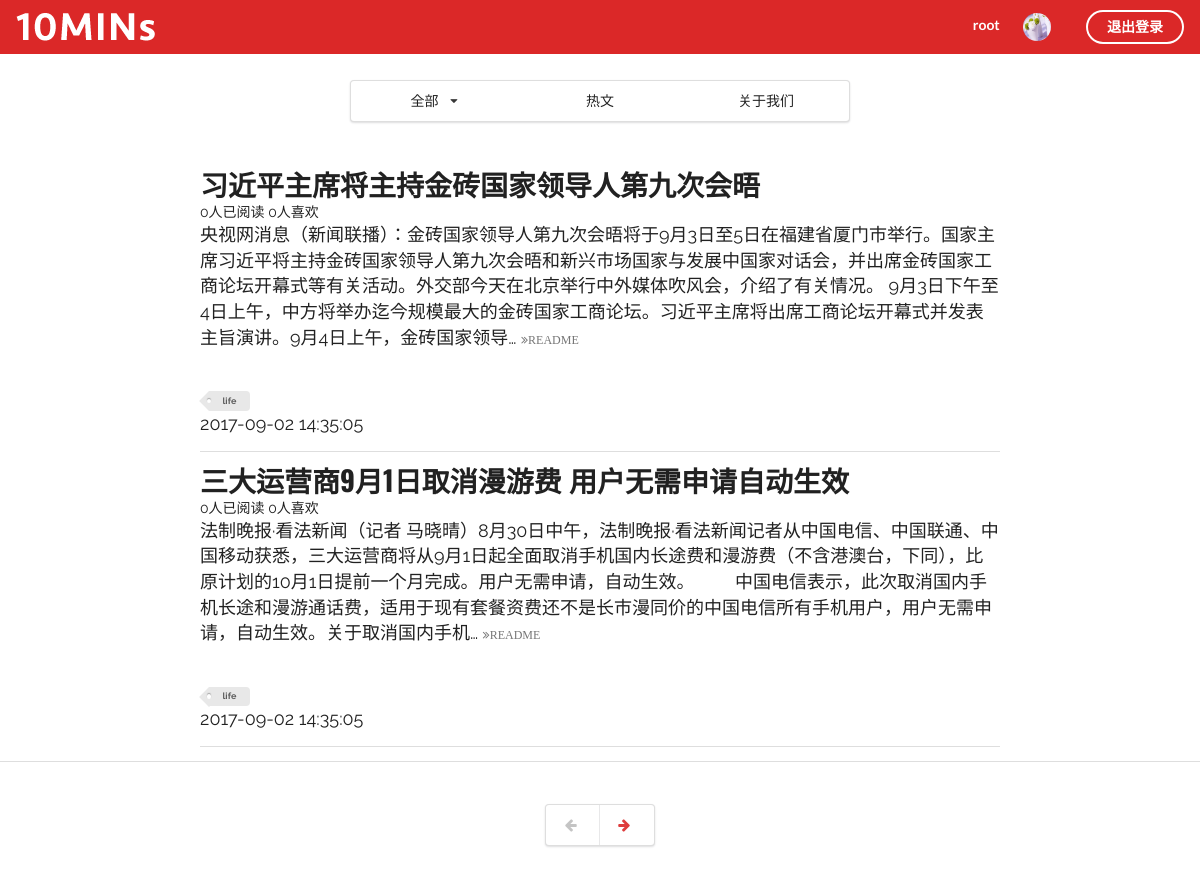
Screenshot of /index/?tag=life&page= (signed in) with the database file from the repository.
### getExercise/models.py (models this page shows, shortened)
class UserProfile(models.Model):
    belong_to = models.OneToOneField(to=User, related_name='profile')
    profile_image = models.FileField(upload_to='profile_image')

class Article(models.Model):
    headline = models.CharField('标题', null=True, blank=True, max_length=500)
    content = models.TextField('文章正文', null=True, blank=True)
    img = models.CharField('文章附图', null=True, blank=True, max_length=500)
    views = models.IntegerField(default=0)
    favs = models.IntegerField(default=0)
    createtime = models.DateTimeField('创建时间', default=timezone.now)
    TAG_CHOICES = (
        ('知识', 'Tech'),
        ('生活', 'Life'),
    )
    tag = models.CharField(null=True, blank=True, max_length=5, choices=TAG_CHOICES)
    cover = models.FileField(upload_to='cover_image', null=True)

### getExercise/views.py (the view)
# urls.py: url(r'^index/', index, name='index'),
def index(request):
    context = {}
    queryset = request.GET.get('tag')
    if queryset:
        article_list = Article.objects.filter(tag=queryset)
    else:
        article_list = Article.objects.all()
    page_robot = Paginator(article_list, 2)
    page_num = request.GET.get('page')
    try:
        article_list = page_robot.page(page_num)
    except EmptyPage:
        article_list = page_robot.page(page_robot.num_pages)
    except PageNotAnInteger:
        article_list = page_robot.page(1)
    context['article_list'] = article_list
    return render(request, 'index.html', context)

### getExercise/templates/index.html (shortened to what this page needs)
<!DOCTYPE html>
{% load staticfiles %}
<html>
<head>
    <link rel="stylesheet" href="{% static 'css/semantic.css' %}" media="screen" title="no title" charset="utf-8">
</head>
<body>
<div class="ui inverted top fixed menu borderless red menu">
    <div class="header item">
        <div class="ui image">
            <img src="{% static 'images/tenlogo.png' %}" alt="">
        </div>
    </div>
    <div class="right menu">
        {% if request.user.is_authenticated %}
            <div class="item">
                <h5 class="ui inverted header">
                    <span style="margin-right: 20px;">{{ request.user.username }}</span>
                    <div class="ui avatar image">
                        {% if request.user.profile.profile_image %}
                            <img src="/upload/{{ request.user.profile.profile_image }}" alt="">
                        {% else %}
                            <img src="{% static 'images/default.png' %}" alt="">
                        {% endif %}
                    </div>
                </h5>
            </div>
            <div class="item">
                <a href="{% url 'login' %}" class="ui inverted circular button">退出登录</a>
            </div>
        {% endif %}
    </div>
</div>
<div class="ui inverted  container nav">
    <div class="ui three borderless item menu">
        <div class="ui simple dropdown item">
            全部
            <i class="dropdown icon"></i>
        </div>
        <a class="item">
            热文
        </a>
        <a class="item">
            关于我们
        </a>
    </div>
</div>
<div class="ui vertical segment">
    {% for article in article_list %}
        <div class="ui container vertical segment">
            <a href="{% url 'detail' article.id %}">
                <h1 class="ui header">
                    {{ article.headline }}
                </h1>
            </a>
            {{ article.views }}人已阅读
            {{ article.favs }}人喜欢
            <p>
                {{ article.content|truncatechars:200 }}
                <a href="{% url 'detail' article.id %}">
                    <i class="angle tiny double grey right icon">README</i>
                </a>
            </p>
            <div class="image">
            </div>
            <div class="ui mini tag label">
                {{ article.tag }}
            </div>
            <p class="center">
                {{ article.createtime|date:"Y-m-d H:i:s" }}
            </p>
        </div>
    {% endfor %}
</div>
<div class="ui center aligned vertical very padded segment container">
    <div class="ui pagination menu">
        {% if article_list.has_previous %}
            <a href="?page={{ article_list.previous_page_number }}" class="item">
                <i class="icon red left arrow"></i>
            </a>
        {% else %}
            <a href="?page={{ article_list.start_index }}" class="disabled item">
                <i class="icon left arrow"></i>
            </a>
        {% endif %}
        {% if article_list.has_next %}
            <a href="?page={{ article_list.next_page_number }}" class=" item">
                <i class="icon red right arrow"></i>
            </a>
        {% else %}
            <a href="?page={{ article_list.end_index }}" class="disabled item">
                <i class="icon right arrow"></i>
            </a>
        {% endif %}
    </div>
</div>
</body>
</html>

### rows the page displays
Article: headline "习近平主席将主持金砖国家领导人第九次会晤", views "0", favs "0", content "央视网消息（新闻联播）：金砖国家领导人第九次会晤将于9月3日至5日在福建省厦门市举行。国家主席习近平将主持金砖国家领导人第九次会晤和新兴市场国家与发展中国家对话会，并出席金砖国家工商论坛开幕式等有关活动。外交部今天在北京举行中外媒体吹风会，介绍了有关情况。 9月3日下午至4日上午，中方将举办迄今规模最大的金砖国家工商论坛。习近平主席将出席工商论坛开幕式并发表主旨演讲。9月4日上午，金砖国家领导…", tag "life", createtime "2017-09-02 14:35:05"
Article: headline "三大运营商9月1日取消漫游费 用户无需申请自动生效", views "0", favs "0", content "法制晚报·看法新闻（记者 马晓晴）8月30日中午，法制晚报·看法新闻记者从中国电信、中国联通、中国移动获悉，三大运营商将从9月1日起全面取消手机国内长途费和漫游费（不含港澳台，下同），比原计划的10月1日提前一个月完成。用户无需申请，自动生效。 中国电信表示，此次取消国内手机长途和漫游通话费，适用于现有套餐资费还不是长市漫同价的中国电信所有手机用户，用户无需申请，自动生效。关于取消国内手机…", tag "life", createtime "2017-09-02 14:35:05"

### other values shown
{{ request.user.username }} "root"
